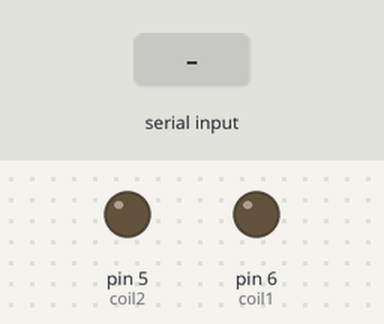
Recording of a sketch running on a simulated Arduino Uno, built with avr-gcc and run on an emulated ATmega328P. On the bench: output pins drawn as LEDs (lit = HIGH). The test bench sets the inputs (shaded band). What the sketch prints to the serial monitor is not drawn.

Above: at 1.2 s.
1.3 s: "90,45\n" received over Serial
At 1.31 s:
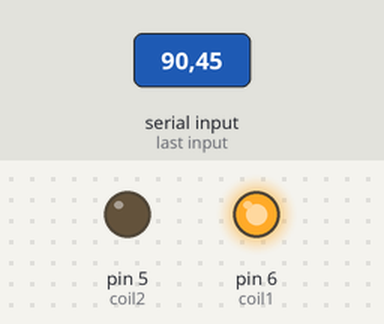
2.8 s: "90,45\n" received over the second serial link
4.3 s: "5\n" received over the second serial link
Timing chart, 0 to 7.3 s (numbered marks = the images above; inputs shaded):
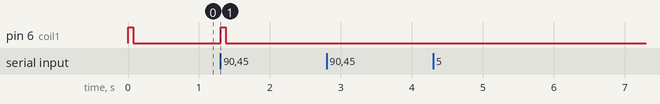

The sketch:

SoftwareSerial_test_PartB.ino
```cpp
/*
  This example program can be used to test the "SoftwareSerialWithHalfDuplex" library, adapted from the SoftwareSerial library.
  The value of half-duplex is that one pin can be used for both transmitting and receiving data.
  Also many devices can be daisy-chained to the same line. RS485 still commonly uses half-duplex.

  By default the library works the same as the SoftwareSerial library, but by adding a couple of additional arguments
  it can be configured for half-duplex. In that case, the transmit pin is set by default to an input, with the pull-up set.
  When transmitting the pin temporarily switches to an output until the byte is sent, then flips back to input. When a module is
  receiving it should not be able to transmit, and vice-versa. This library probably won't work as is if you need inverted-logic.

  To use this test example, upload SoftwareSerialWithHalfDuplex_test_partA to as many arduinos as you like. Be sure to change
  "myID" for each arduino loaded with partA. Upload SoftwareSerialWithHalfDuplex_test_partB to a different arduino. All arduinos
  should be connected to each other by the same communications pin, and by ground. Open up the serial monitor pointing to partB.
  When you type in the id number of one of the devices it should respond.

  This is a first draft of the library and test programs. It appears to work, but has only been tested on a limited basis,
  and hasn't yet been tested with any native half-duplex devices (like the bioloid ax12 robot servo).
  Seems fairly reliable up to 57600 baud. As with all serial neither error checking, nor addressing are implemented,
  so it is likely that you will need to do this yourself. Also, you can make use of other protocols such as i2c.
  I am looking for any feedback, advice and help at this stage.
  Contact me at n.stedman@steddyrobots.com or on the arduino forums.
*/

#include <SoftwareSerial.h>

#define NUM_CONN 3

SoftwareSerial* bus[NUM_CONN];
int RX[NUM_CONN] = {A0, A2, A4};
int TX[NUM_CONN] = {A1, A3, A5};

#define coil1 6
#define coil2 5
#define MAX_COUNTER 1000; //4294967295;
unsigned long counter = MAX_COUNTER;
boolean coilEnabled = false;

void setup(){
  pinMode(coil1, OUTPUT);
  pinMode(coil2, OUTPUT);

  // add arguments of false (for inverse_logic?), false (for full-duplex?) for half duplex.
  // you can then use the same pin for both transmit and receive.
  for (int i=0; i<NUM_CONN; i++) {
    bus[i] = new SoftwareSerial(RX[i], TX[i], false, false);
    bus[i]->begin(9600); //1200
  }

  Serial.begin(9600);            // to see who's connected
}

void loop(){
  for (int i=0;i<NUM_CONN;i++) {
    bus[i]->listen();
    if( bus[i]->available() ){
      char c = bus[i]->read();
      Serial.write(c);
    }
    if( Serial.available()){
      counter = MAX_COUNTER;
      int index = int(Serial.read())-48;
      bus[i]->write(index);
    }
  }
  if(counter > 0) {
    updateCoil(true);
  } else {
    updateCoil(false);
  }
  if(counter > 0) counter --;
}

void updateCoil(boolean enable) {
  if(enable != coilEnabled) {
    digitalWrite(coil1, enable? HIGH : LOW);
    coilEnabled = enable;
  }
}
```

Measured:
- after the input at 1.3 s, pin 6 (coil1): LOW → HIGH at once, → LOW 0.08 s later
- after the input at 2.8 s, every drawn part: stays the same
- after the input at 4.3 s, every drawn part: stays the same
